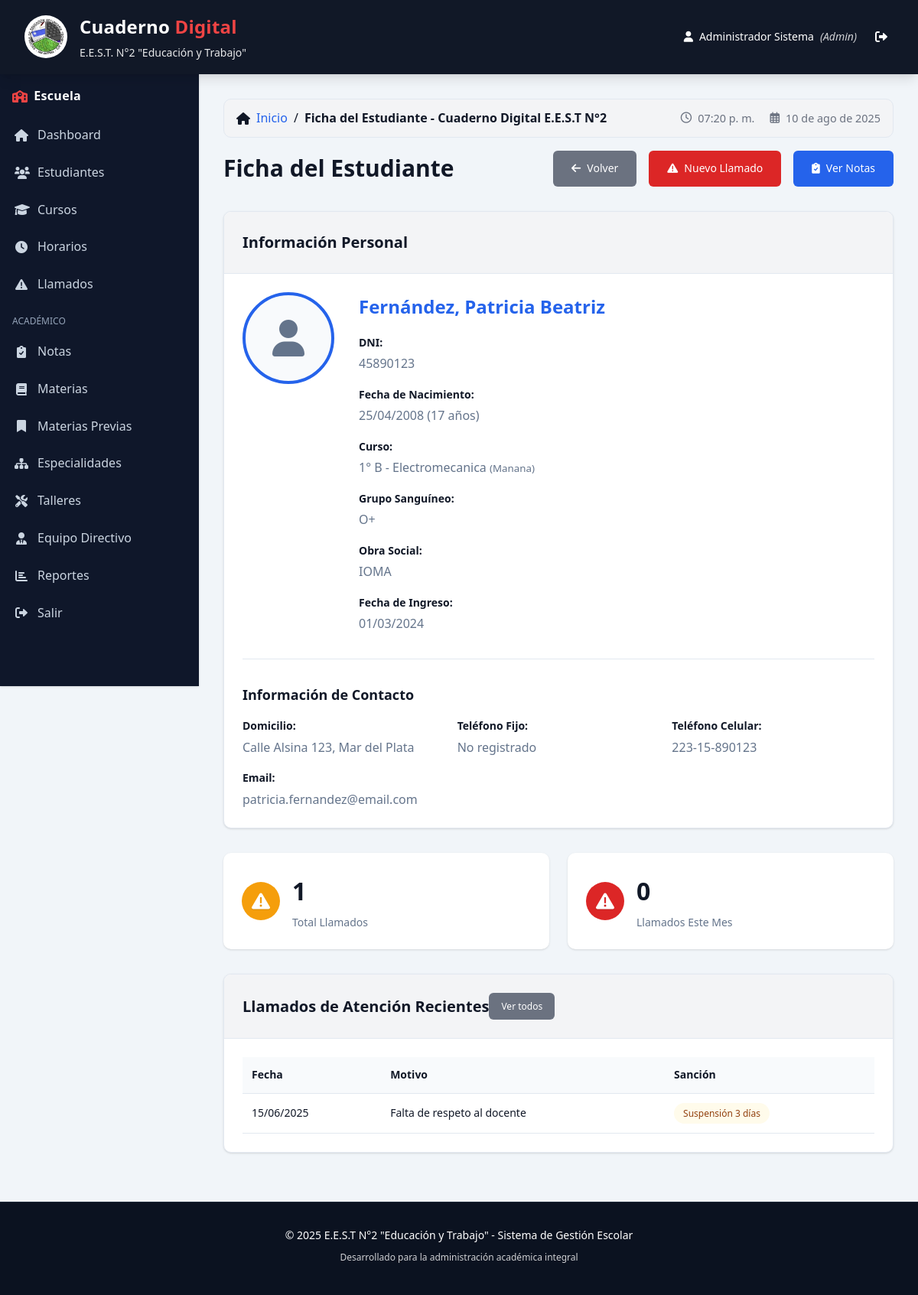
The page /estudiante_ficha.php?id=8 (signed in) on the database as committed earlier.
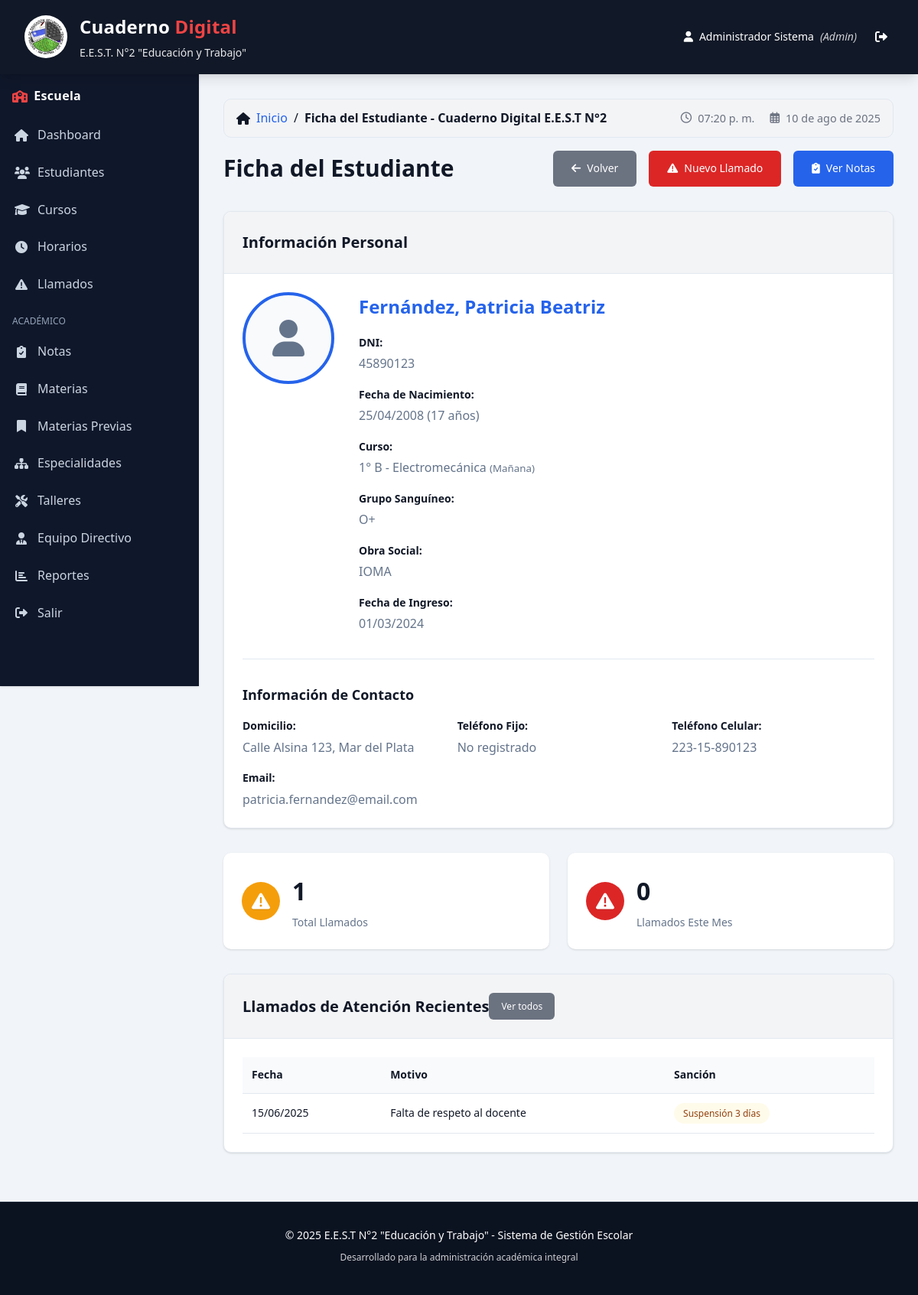
The same page on the database as committed later.
### tables this page shows
CREATE TABLE IF NOT EXISTS estudiantes (
    id INT AUTO_INCREMENT PRIMARY KEY,
    dni VARCHAR(20) UNIQUE NOT NULL,
    apellido VARCHAR(100) NOT NULL,
    nombre VARCHAR(100) NOT NULL,
    fecha_nacimiento DATE,
    grupo_sanguineo VARCHAR(10),
    obra_social VARCHAR(100),
    domicilio TEXT,
    telefono_fijo VARCHAR(20),
    telefono_celular VARCHAR(20),
    email VARCHAR(100),
    foto VARCHAR(255),  
    curso_id INT,
    activo BOOLEAN DEFAULT TRUE,
    fecha_ingreso DATE DEFAULT (CURRENT_DATE),
    FOREIGN KEY (curso_id) REFERENCES cursos(id) ON DELETE SET NULL,
    INDEX idx_dni (dni),
    INDEX idx_apellido (apellido),
    INDEX idx_curso (curso_id),
    INDEX idx_activo (activo)
);

CREATE TABLE IF NOT EXISTS especialidades (
    id INT AUTO_INCREMENT PRIMARY KEY,
    nombre VARCHAR(100) NOT NULL,
    descripcion TEXT,
    activa BOOLEAN DEFAULT TRUE,
    INDEX idx_activa (activa)
);

CREATE TABLE IF NOT EXISTS turnos (
    id INT AUTO_INCREMENT PRIMARY KEY,
    nombre VARCHAR(20) NOT NULL,  
    hora_inicio TIME,
    hora_fin TIME
);

CREATE TABLE IF NOT EXISTS cursos (
    id INT AUTO_INCREMENT PRIMARY KEY,
    anio INT NOT NULL,  
    division VARCHAR(5) NOT NULL,  
    turno_id INT NOT NULL,
    especialidad_id INT NOT NULL,
    taller_id INT,
    grado ENUM('inferior', 'superior') NOT NULL,  
    activo BOOLEAN DEFAULT TRUE,
    FOREIGN KEY (turno_id) REFERENCES turnos(id) ON DELETE RESTRICT,
    FOREIGN KEY (especialidad_id) REFERENCES especialidades(id) ON DELETE RESTRICT,
    FOREIGN KEY (taller_id) REFERENCES talleres(id) ON DELETE SET NULL,
    UNIQUE KEY unique_curso (anio, division, turno_id, especialidad_id),
    INDEX idx_turno (turno_id),
    INDEX idx_especialidad (especialidad_id),
    INDEX idx_activo (activo)
);

### config/database.php (called while the page is built, shortened)
<?php
class Database {
    private static $instance = null;
    private $connection;
    private function __construct() {
        $host = 'localhost';
        $port = '3306';
        $dbname = 'cuaderno_digital_eest2';
        $username = 'root';
        $password = '';
        try {
            $this->connection = new PDO(
                "mysql:host=$host;port=$port;dbname=$dbname;charset=utf8mb4",
                $username,
                $password,
                [
                    PDO::ATTR_ERRMODE => PDO::ERRMODE_EXCEPTION,
                    PDO::ATTR_DEFAULT_FETCH_MODE => PDO::FETCH_ASSOC,
                    PDO::ATTR_EMULATE_PREPARES => false
                ]
            );
        } catch (PDOException $e) {
            throw new Exception("Connection failed: " . $e->getMessage());
        }
    }
    public static function getInstance() {
        if (self::$instance === null) {
            self::$instance = new self();
        }
        return self::$instance;
    }
    public function query($sql, $params = []) {
        $stmt = $this->connection->prepare($sql);
        $stmt->execute($params);
        return $stmt;
    }
    public function fetch($sql, $params = []) {
        $stmt = $this->query($sql, $params);
        return $stmt->fetch();
    }
}
?>

### estudiante_ficha.php (the view, shortened to what the changed rows need)
<?php
include 'includes/header.php';
require_once 'config/database.php';
$db = Database::getInstance();
$estudiante_id = $_GET['id'] ?? 0;
$estudiante = $db->fetch("
    SELECT e.*, c.anio, c.division, esp.nombre as especialidad, t.nombre as turno
    FROM estudiantes e
    LEFT JOIN cursos c ON e.curso_id = c.id
    LEFT JOIN especialidades esp ON c.especialidad_id = esp.id
    LEFT JOIN turnos t ON c.turno_id = t.id
    WHERE e.id = ? AND e.activo = 1
", [$estudiante_id]);
$llamados = $db->fetchAll("
    SELECT l.*, u.nombre as usuario_nombre, u.apellido as usuario_apellido
    FROM llamados_atencion l
    LEFT JOIN usuarios u ON l.usuario_id = u.id
    WHERE l.estudiante_id = ?
    ORDER BY l.fecha DESC
    LIMIT 20
", [$estudiante_id]);
?>
<section class="ficha-estudiante">
    <div class="section-header">
        <h2>Ficha del Estudiante</h2>
    </div>
    <div class="card">
        <div class="card-body">
            <div class="student-profile">
                <div class="profile-info">
                    <h2><?php echo htmlspecialchars($estudiante['apellido'] . ', ' . $estudiante['nombre']); ?></h2>
                    <div class="info-grid">
                        <div class="info-item">
                            <strong>DNI:</strong>
                            <span><?php echo htmlspecialchars($estudiante['dni']); ?></span>
                        </div>
                        <div class="info-item">
                            <strong>Fecha de Nacimiento:</strong>
                            <span>
                                <?php if ($estudiante['fecha_nacimiento']): ?>
                                    <?php echo date('d/m/Y', strtotime($estudiante['fecha_nacimiento'])); ?>
                                    (<?php echo floor((time() - strtotime($estudiante['fecha_nacimiento'])) / (365.25 * 24 * 3600)); ?> años)
                                <?php else: ?>
                                    No registrada
                                <?php endif; ?>
                            </span>
                        </div>
                        <div class="info-item">
                            <strong>Curso:</strong>
                            <span>
                                <?php if ($estudiante['anio']): ?>
                                    <?php echo $estudiante['anio'] . '° ' . $estudiante['division'] . ' - ' . $estudiante['especialidad']; ?>
                                    <small>(<?php echo $estudiante['turno']; ?>)</small>
                                <?php else: ?>
                                    <span class="status status-warning">Sin asignar</span>
                                <?php endif; ?>
                            </span>
                        </div>
                        <div class="info-item">
                            <strong>Grupo Sanguíneo:</strong>
                            <span><?php echo $estudiante['grupo_sanguineo'] ?: 'No registrado'; ?></span>
                        </div>
                        <div class="info-item">
                            <strong>Obra Social:</strong>
                            <span><?php echo htmlspecialchars($estudiante['obra_social']) ?: 'No registrada'; ?></span>
                        </div>
                        <div class="info-item">
                            <strong>Fecha de Ingreso:</strong>
                            <span><?php echo $estudiante['fecha_ingreso'] ? date('d/m/Y', strtotime($estudiante['fecha_ingreso'])) : 'No registrada'; ?></span>
                        </div>
                    </div>
                </div>
            </div>
            <div class="contact-info">
                <div class="info-grid">
                    <div class="info-item">
                        <strong>Domicilio:</strong>
                        <span><?php echo htmlspecialchars($estudiante['domicilio']) ?: 'No registrado'; ?></span>
                    </div>
                    <div class="info-item">
                        <strong>Teléfono Fijo:</strong>
                        <span><?php echo htmlspecialchars($estudiante['telefono_fijo']) ?: 'No registrado'; ?></span>
                    </div>
                    <div class="info-item">
                        <strong>Teléfono Celular:</strong>
                        <span><?php echo htmlspecialchars($estudiante['telefono_celular']) ?: 'No registrado'; ?></span>
                    </div>
                    <div class="info-item">
                        <strong>Email:</strong>
                        <span><?php echo htmlspecialchars($estudiante['email']) ?: 'No registrado'; ?></span>
                    </div>
                </div>
            </div>
        </div>
    </div>
    <div class="grid" style="grid-template-columns: 1fr; gap: 2rem;">
        <div class="card">
            <div class="card-body">
                <?php if (!empty($llamados)): ?>
                <div class="table-container">
                    <table class="table">
                        <thead>
                            <tr>
                                <th>Fecha</th>
                                <th>Motivo</th>
                                <th>Sanción</th>
                            </tr>
                        </thead>
                    </table>
                </div>
                <?php else: ?>
                    <p class="text-center" style="color: var(--secondary-color); padding: 2rem;">No hay llamados registrados</p>
                <?php endif; ?>
            </div>
        </div>
    </div>
</section>
<?php include 'includes/footer.php'; ?>

Rows that differ between the two databases and show on the page:
changed through a linked row, estudiantes "Fernández, Patricia Beatriz": especialidades.nombre "Electromecanica" → "Electromecánica"; turnos.nombre "Manana" → "Mañana"
